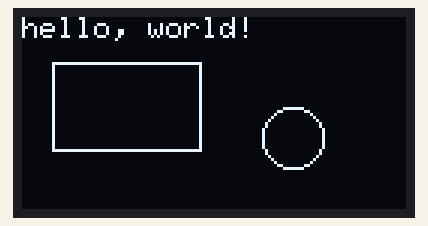
Recording of a sketch running on a simulated Arduino Uno, built with avr-gcc and run on an emulated ATmega328P. On the bench: 128×64 one-colour display.

Above: at 0.1 s.

The sketch:

oled.ino
```cpp
#include <Wire.h>
#include <Adafruit_GFX.h>
#include <Adafruit_SSD1306.h>

Adafruit_SSD1306 display(128, 64, &Wire);

void setup() {
  display.begin(SSD1306_SWITCHCAPVCC, 0x3C);
  display.clearDisplay();

  display.setTextSize(1);
  display.setTextColor(SSD1306_WHITE);
  display.setCursor(0,0);

  display.println("hello, world!");

  display.drawRect(10, 15, 50, 30, SSD1306_WHITE);

  display.drawCircle(90, 40, 10, SSD1306_WHITE);

  display.display();
}

void loop() {}
```
